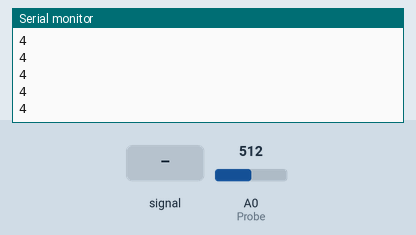
Recording of a sketch running on a simulated Arduino Uno, built with avr-gcc and run on an emulated ATmega328P. On the bench: the last lines printed to the serial monitor. The test bench sets the inputs (shaded band); at power-on: A0 (Probe) = 512.

Above: at 1.2 s.
1.3 s: A0 (Probe) fed a 200 Hz sine of ±81 counts around its level
2.8 s: A0 (Probe) set to 716
At 3.3 s:
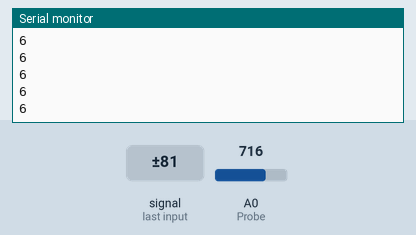
4.3 s: A0 (Probe) fed a 1000 Hz sine of ±255 counts around its level
At 5.1 s:
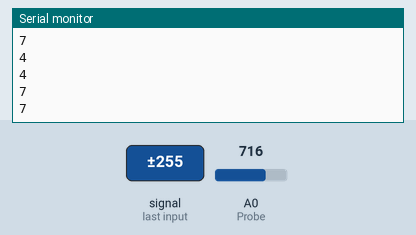
5.8 s: A0 (Probe) set to 1023
At 6.5 s:
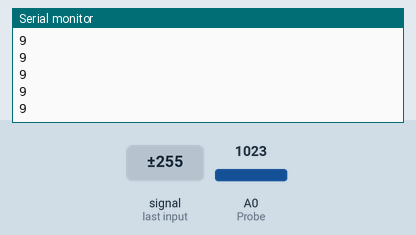
Timing chart, 0 to 8.3 s (numbered marks = the images above; inputs shaded):
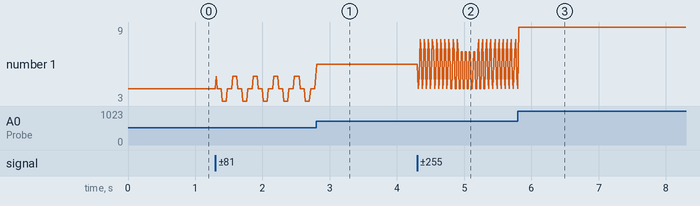

The sketch:

Arduino_voltmeter.ino
```cpp
#define Volt_Range   9                    // Set the range of the Input voltage.
#define Probe        A0                    //Analog pin to be set as the '+' Probe.

void setup() {
  // put your setup code here, to run once:
  Serial.begin(9600);
}

void loop() {
  // put your main code here, to run repeatedly:
  int value = analogRead(Probe);
  value = map(value, 0, 1023, 0, Volt_Range);
  Serial.println(value);
  delay(15);
}
```

Measured:
- after the input at 2.8 s, the serial monitor: prints a new line at once (image 1)
- after the input at 4.3 s, the serial monitor: prints a new line after 0.05 s (image 2)
- after the input at 5.8 s, the serial monitor: prints a new line at once (image 3)
- plotted number 1: 4 → 5 after the input at 1.3 s, 5 → 6 after the input at 2.8 s, 4 → 9 after the input at 5.8 s
